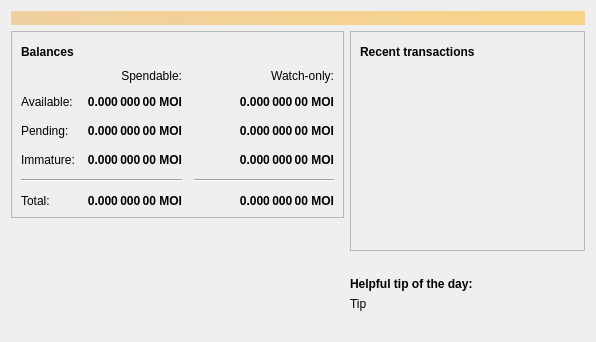
<?xml version="1.0" encoding="UTF-8"?>
<ui version="4.0">
 <class>OverviewPage</class>
 <widget class="QWidget" name="OverviewPage">
  <property name="geometry">
   <rect>
    <x>0</x>
    <y>0</y>
    <width>596</width>
    <height>342</height>
   </rect>
  </property>
  <property name="windowTitle">
   <string>Form</string>
  </property>
  <layout class="QVBoxLayout" name="topLayout">
   <item>
    <widget class="QLabel" name="labelAlerts">
     <property name="visible">
      <bool>false</bool>
     </property>
     <property name="styleSheet">
      <string notr="true">QLabel { background-color: qlineargradient(x1: 0, y1: 0, x2: 1, y2: 0, stop:0 #F0D0A0, stop:1 #F8D488); color:#000000; }</string>
     </property>
     <property name="wordWrap">
      <bool>true</bool>
     </property>
     <property name="margin">
      <number>3</number>
     </property>
     <property name="textInteractionFlags">
      <set>Qt::TextSelectableByMouse</set>
     </property>
    </widget>
   </item>
   <item>
    <layout class="QHBoxLayout" name="horizontalLayout" stretch="1,1">
     <item>
      <layout class="QVBoxLayout" name="verticalLayout_2">
       <item>
        <widget class="QFrame" name="frame">
         <property name="frameShape">
          <enum>QFrame::StyledPanel</enum>
         </property>
         <property name="frameShadow">
          <enum>QFrame::Raised</enum>
         </property>
         <layout class="QVBoxLayout" name="verticalLayout_4">
          <item>
           <layout class="QHBoxLayout" name="horizontalLayout_4">
            <item>
             <widget class="QLabel" name="label_5">
              <property name="font">
               <font>
                <weight>75</weight>
                <bold>true</bold>
               </font>
              </property>
              <property name="text">
               <string>Balances</string>
              </property>
             </widget>
            </item>
            <item>
             <widget class="QPushButton" name="labelWalletStatus">
              <property name="enabled">
               <bool>true</bool>
              </property>
              <property name="maximumSize">
               <size>
                <width>30</width>
                <height>16777215</height>
               </size>
              </property>
              <property name="toolTip">
               <string>The displayed information may be out of date. Your wallet automatically synchronizes with the Moirai network after a connection is established, but this process has not completed yet.</string>
              </property>
              <property name="text">
               <string/>
              </property>
              <property name="icon">
               <iconset resource="../bitcoin.qrc">
                <normaloff>:/icons/warning</normaloff>
                <disabledoff>:/icons/warning</disabledoff>:/icons/warning</iconset>
              </property>
              <property name="iconSize">
               <size>
                <width>24</width>
                <height>24</height>
               </size>
              </property>
              <property name="flat">
               <bool>true</bool>
              </property>
             </widget>
            </item>
            <item>
             <spacer name="horizontalSpacer_3">
              <property name="orientation">
               <enum>Qt::Horizontal</enum>
              </property>
              <property name="sizeHint" stdset="0">
               <size>
                <width>40</width>
                <height>20</height>
               </size>
              </property>
             </spacer>
            </item>
           </layout>
          </item>
          <item>
           <layout class="QGridLayout" name="gridLayout">
            <property name="spacing">
             <number>12</number>
            </property>
            <item row="2" column="2">
             <widget class="QLabel" name="labelWatchPending">
              <property name="font">
               <font>
                <weight>75</weight>
                <bold>true</bold>
               </font>
              </property>
              <property name="cursor">
               <cursorShape>IBeamCursor</cursorShape>
              </property>
              <property name="toolTip">
               <string>Unconfirmed transactions to watch-only addresses</string>
              </property>
              <property name="text">
               <string notr="true">0.000 000 00 MOI</string>
              </property>
              <property name="alignment">
               <set>Qt::AlignRight|Qt::AlignTrailing|Qt::AlignVCenter</set>
              </property>
              <property name="textInteractionFlags">
               <set>Qt::LinksAccessibleByMouse|Qt::TextSelectableByKeyboard|Qt::TextSelectableByMouse</set>
              </property>
             </widget>
            </item>
            <item row="2" column="1">
             <widget class="QLabel" name="labelUnconfirmed">
              <property name="font">
               <font>
                <weight>75</weight>
                <bold>true</bold>
               </font>
              </property>
              <property name="cursor">
               <cursorShape>IBeamCursor</cursorShape>
              </property>
              <property name="toolTip">
               <string>Total of transactions that have yet to be confirmed, and do not yet count toward the spendable balance</string>
              </property>
              <property name="text">
               <string notr="true">0.000 000 00 MOI</string>
              </property>
              <property name="alignment">
               <set>Qt::AlignRight|Qt::AlignTrailing|Qt::AlignVCenter</set>
              </property>
              <property name="textInteractionFlags">
               <set>Qt::LinksAccessibleByMouse|Qt::TextSelectableByKeyboard|Qt::TextSelectableByMouse</set>
              </property>
             </widget>
            </item>
            <item row="3" column="2">
             <widget class="QLabel" name="labelWatchImmature">
              <property name="font">
               <font>
                <weight>75</weight>
                <bold>true</bold>
               </font>
              </property>
              <property name="cursor">
               <cursorShape>IBeamCursor</cursorShape>
              </property>
              <property name="toolTip">
               <string>Mined balance in watch-only addresses that has not yet matured</string>
              </property>
              <property name="text">
               <string notr="true">0.000 000 00 MOI</string>
              </property>
              <property name="alignment">
               <set>Qt::AlignRight|Qt::AlignTrailing|Qt::AlignVCenter</set>
              </property>
              <property name="textInteractionFlags">
               <set>Qt::LinksAccessibleByMouse|Qt::TextSelectableByKeyboard|Qt::TextSelectableByMouse</set>
              </property>
             </widget>
            </item>
            <item row="4" column="0" colspan="2">
             <widget class="Line" name="line">
              <property name="orientation">
               <enum>Qt::Horizontal</enum>
              </property>
             </widget>
            </item>
            <item row="4" column="2">
             <widget class="Line" name="lineWatchBalance">
              <property name="sizePolicy">
               <sizepolicy hsizetype="Preferred" vsizetype="Fixed">
                <horstretch>0</horstretch>
                <verstretch>0</verstretch>
               </sizepolicy>
              </property>
              <property name="minimumSize">
               <size>
                <width>140</width>
                <height>0</height>
               </size>
              </property>
              <property name="orientation">
               <enum>Qt::Horizontal</enum>
              </property>
             </widget>
            </item>
            <item row="5" column="0">
             <widget class="QLabel" name="labelTotalText">
              <property name="text">
               <string>Total:</string>
              </property>
             </widget>
            </item>
            <item row="3" column="1">
             <widget class="QLabel" name="labelImmature">
              <property name="font">
               <font>
                <weight>75</weight>
                <bold>true</bold>
               </font>
              </property>
              <property name="cursor">
               <cursorShape>IBeamCursor</cursorShape>
              </property>
              <property name="toolTip">
               <string>Mined balance that has not yet matured</string>
              </property>
              <property name="text">
               <string notr="true">0.000 000 00 MOI</string>
              </property>
              <property name="alignment">
               <set>Qt::AlignRight|Qt::AlignTrailing|Qt::AlignVCenter</set>
              </property>
              <property name="textInteractionFlags">
               <set>Qt::LinksAccessibleByMouse|Qt::TextSelectableByKeyboard|Qt::TextSelectableByMouse</set>
              </property>
             </widget>
            </item>
            <item row="2" column="3">
             <spacer name="horizontalSpacer_2">
              <property name="orientation">
               <enum>Qt::Horizontal</enum>
              </property>
              <property name="sizeHint" stdset="0">
               <size>
                <width>40</width>
                <height>20</height>
               </size>
              </property>
             </spacer>
            </item>
            <item row="3" column="0">
             <widget class="QLabel" name="labelImmatureText">
              <property name="text">
               <string>Immature:</string>
              </property>
             </widget>
            </item>
            <item row="5" column="1">
             <widget class="QLabel" name="labelTotal">
              <property name="font">
               <font>
                <weight>75</weight>
                <bold>true</bold>
               </font>
              </property>
              <property name="cursor">
               <cursorShape>IBeamCursor</cursorShape>
              </property>
              <property name="toolTip">
               <string>Your current total balance</string>
              </property>
              <property name="text">
               <string notr="true">0.000 000 00 MOI</string>
              </property>
              <property name="alignment">
               <set>Qt::AlignRight|Qt::AlignTrailing|Qt::AlignVCenter</set>
              </property>
              <property name="textInteractionFlags">
               <set>Qt::LinksAccessibleByMouse|Qt::TextSelectableByKeyboard|Qt::TextSelectableByMouse</set>
              </property>
             </widget>
            </item>
            <item row="5" column="2">
             <widget class="QLabel" name="labelWatchTotal">
              <property name="font">
               <font>
                <weight>75</weight>
                <bold>true</bold>
               </font>
              </property>
              <property name="cursor">
               <cursorShape>IBeamCursor</cursorShape>
              </property>
              <property name="toolTip">
               <string>Current total balance in watch-only addresses</string>
              </property>
              <property name="text">
               <string notr="true">0.000 000 00 MOI</string>
              </property>
              <property name="alignment">
               <set>Qt::AlignRight|Qt::AlignTrailing|Qt::AlignVCenter</set>
              </property>
              <property name="textInteractionFlags">
               <set>Qt::LinksAccessibleByMouse|Qt::TextSelectableByKeyboard|Qt::TextSelectableByMouse</set>
              </property>
             </widget>
            </item>
            <item row="0" column="2">
             <widget class="QLabel" name="labelWatchonly">
              <property name="text">
               <string>Watch-only:</string>
              </property>
              <property name="alignment">
               <set>Qt::AlignRight|Qt::AlignTrailing|Qt::AlignVCenter</set>
              </property>
             </widget>
            </item>
            <item row="1" column="0">
             <widget class="QLabel" name="labelBalanceText">
              <property name="text">
               <string>Available:</string>
              </property>
             </widget>
            </item>
            <item row="1" column="1">
             <widget class="QLabel" name="labelBalance">
              <property name="font">
               <font>
                <weight>75</weight>
                <bold>true</bold>
               </font>
              </property>
              <property name="cursor">
               <cursorShape>IBeamCursor</cursorShape>
              </property>
              <property name="toolTip">
               <string>Your current spendable balance</string>
              </property>
              <property name="text">
               <string notr="true">0.000 000 00 MOI</string>
              </property>
              <property name="alignment">
               <set>Qt::AlignRight|Qt::AlignTrailing|Qt::AlignVCenter</set>
              </property>
              <property name="textInteractionFlags">
               <set>Qt::LinksAccessibleByMouse|Qt::TextSelectableByKeyboard|Qt::TextSelectableByMouse</set>
              </property>
             </widget>
            </item>
            <item row="1" column="2">
             <widget class="QLabel" name="labelWatchAvailable">
              <property name="font">
               <font>
                <weight>75</weight>
                <bold>true</bold>
               </font>
              </property>
              <property name="cursor">
               <cursorShape>IBeamCursor</cursorShape>
              </property>
              <property name="toolTip">
               <string>Your current balance in watch-only addresses</string>
              </property>
              <property name="text">
               <string notr="true">0.000 000 00 MOI</string>
              </property>
              <property name="alignment">
               <set>Qt::AlignRight|Qt::AlignTrailing|Qt::AlignVCenter</set>
              </property>
              <property name="textInteractionFlags">
               <set>Qt::LinksAccessibleByMouse|Qt::TextSelectableByKeyboard|Qt::TextSelectableByMouse</set>
              </property>
             </widget>
            </item>
            <item row="2" column="0">
             <widget class="QLabel" name="labelPendingText">
              <property name="text">
               <string>Pending:</string>
              </property>
             </widget>
            </item>
            <item row="0" column="1">
             <widget class="QLabel" name="labelSpendable">
              <property name="text">
               <string>Spendable:</string>
              </property>
              <property name="alignment">
               <set>Qt::AlignRight|Qt::AlignTrailing|Qt::AlignVCenter</set>
              </property>
             </widget>
            </item>
           </layout>
          </item>
         </layout>
        </widget>
       </item>
       <item>
        <spacer name="verticalSpacer">
         <property name="orientation">
          <enum>Qt::Vertical</enum>
         </property>
         <property name="sizeHint" stdset="0">
          <size>
           <width>20</width>
           <height>40</height>
          </size>
         </property>
        </spacer>
       </item>
       <item>
        <layout class="QGridLayout" name="logo_grid">
          <item>
            <widget class="QLabel" name="label_wallet_bgcoin">
             <property name="text">
              <string/>
             </property>
             <property name="pixmap">
              <pixmap resource="../bitcoin.qrc">:/icons/wallet_bgcoin</pixmap>
             </property>
             <property name="scaledContents">
              <bool>false</bool>
             </property>
             <property name="alignment">
              <set>Qt::AlignCenter</set>
             </property>
             <property name="margin">
              <number>-2</number>
             </property>
            </widget>
          </item>
          <item>
            <widget class="QLabel" name="label_wallet_version_overlay">
              <property name="text">
               <string></string>
              </property>
              <property name="pixmap">
              </property>
              <property name="scaledContents">
               <bool>false</bool>
              </property>
              <property name="alignment">
               <set>Qt::AlignLeft|Qt::AlignBottom</set>
              </property>
              <property name="margin">
               <number>2</number>
              </property>
            </widget>
          </item>
        </layout>
       </item>
      </layout>
     </item>
     <item>
      <layout class="QVBoxLayout" name="verticalLayout_3">
       <item>
        <widget class="QFrame" name="frame_2">
         <property name="frameShape">
          <enum>QFrame::StyledPanel</enum>
         </property>
         <property name="frameShadow">
          <enum>QFrame::Raised</enum>
         </property>
         <layout class="QVBoxLayout" name="verticalLayout">
          <item>
           <layout class="QHBoxLayout" name="horizontalLayout_2">
            <item>
             <widget class="QLabel" name="label_4">
              <property name="font">
               <font>
                <weight>75</weight>
                <bold>true</bold>
               </font>
              </property>
              <property name="text">
               <string>Recent transactions</string>
              </property>
             </widget>
            </item>
            <item>
             <widget class="QPushButton" name="labelTransactionsStatus">
              <property name="enabled">
               <bool>true</bool>
              </property>
              <property name="maximumSize">
               <size>
                <width>30</width>
                <height>16777215</height>
               </size>
              </property>
              <property name="toolTip">
               <string>The displayed information may be out of date. Your wallet automatically synchronizes with the Moirai network after a connection is established, but this process has not completed yet.</string>
              </property>
              <property name="text">
               <string/>
              </property>
              <property name="icon">
               <iconset resource="../bitcoin.qrc">
                <normaloff>:/icons/warning</normaloff>
                <disabledoff>:/icons/warning</disabledoff>:/icons/warning</iconset>
              </property>
              <property name="iconSize">
               <size>
                <width>24</width>
                <height>24</height>
               </size>
              </property>
              <property name="flat">
               <bool>true</bool>
              </property>
             </widget>
            </item>
            <item>
             <spacer name="horizontalSpacer">
              <property name="orientation">
               <enum>Qt::Horizontal</enum>
              </property>
              <property name="sizeHint" stdset="0">
               <size>
                <width>40</width>
                <height>20</height>
               </size>
              </property>
             </spacer>
            </item>
           </layout>
          </item>
          <item>
           <widget class="QListView" name="listTransactions">
            <property name="styleSheet">
             <string notr="true">QListView { background: transparent; }</string>
            </property>
            <property name="frameShape">
             <enum>QFrame::NoFrame</enum>
            </property>
            <property name="verticalScrollBarPolicy">
             <enum>Qt::ScrollBarAlwaysOff</enum>
            </property>
            <property name="horizontalScrollBarPolicy">
             <enum>Qt::ScrollBarAlwaysOff</enum>
            </property>
            <property name="selectionMode">
             <enum>QAbstractItemView::NoSelection</enum>
            </property>
           </widget>
          </item>
         </layout>
        </widget>
       </item>
       <item>
        <spacer name="verticalSpacer_2">
         <property name="orientation">
          <enum>Qt::Vertical</enum>
         </property>
         <property name="sizeHint" stdset="0">
          <size>
           <width>20</width>
           <height>40</height>
          </size>
         </property>
        </spacer>
       </item>
       <item>
        <layout class="QVBoxLayout" name="verticalLayout_5">
         <property name="topMargin">
          <number>0</number>
         </property>
         <item>
          <widget class="QLabel" name="label_tip_header">
           <property name="font">
            <font>
             <weight>75</weight>
             <bold>true</bold>
            </font>
           </property>
           <property name="text">
            <string>Helpful tip of the day:</string>
           </property>
          </widget>
         </item>
         <item>
          <widget class="QLabel" name="label_tip">
           <property name="text">
            <string>Tip</string>
           </property>
          </widget>
         </item>
         <item>
          <spacer name="verticalSpacer_3">
           <property name="orientation">
            <enum>Qt::Vertical</enum>
           </property>
           <property name="sizeType">
            <enum>QSizePolicy::Maximum</enum>
           </property>
           <property name="sizeHint" stdset="0">
            <size>
             <width>20</width>
             <height>40</height>
            </size>
           </property>
          </spacer>
         </item>
        </layout>
       </item>
      </layout>
     </item>
    </layout>
   </item>
  </layout>
 </widget>
 <resources>
  <include location="../bitcoin.qrc"/>
 </resources>
 <connections/>
</ui>
